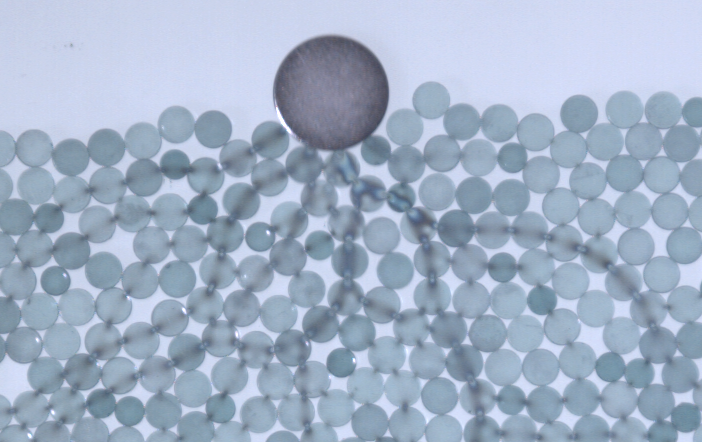
%> input picture DATA/dynamics_impact/frame_000014_crop.tiff, 702 x 442 px
$ octave PeGSDiskPrep.m   (GNU Octave 9; MATLAB toolbox functions it lacks are replaced by stand-ins)
%> lines starting %> are read from the running program, lines starting %| are printed output that depends on the picture
### image_process.m
function post_img = image_process(image)
    % Process the images captured in Askari's Lab
    %% image_process, Junyi Lin, Jun8 2023, Version 2.

    % Convert image to HSV color space
    hsvImage = rgb2hsv(image);

    % Decrease saturation
    hsvImage(:, :, 2) = hsvImage(:, :, 2) * 1.3; % Decrease saturation factor (e.g., 0.5)

    % Convert the image back to RGB color space
    processedImage = hsv2rgb(hsvImage);

    % Adjust exposure
    exposedImage = processedImage * 1.2; % Decrease exposure factor (e.g., 0.8)

    % Invert the image
    invertedImage = imcomplement(exposedImage);

    % Save
    post_img = invertedImage;
end

### PeGSDiskPrep.m
% Particle Detector, Neighbour finder and Contact validator that creates input files for my Photoelastic Disk Solver
% Particle Detection and Neigbour Finding Adapted from my Earlier Script (joCentersNonMonodisperse.m as of 2016/05/03)
% Photoelastic Disk Solver inspired from peDiskSolve by James Puckett (Phd-Thesis 2012) http://nile.physics.ncsu.edu

% If you use this please cite the follwoing paper
% K.E. Daniels, J. E. Kollmer & J. G. Puckett, "Photoelastic force measurements in granular materials", Rev. Sci. Inst. (201X)
% DOI: XXXXXX

% last edit on 2018/08/09 by Joshua Miller (jsmille9@ncsu.edu)

close all % Housekeeping
clear all % Housekeeping

%%%%%%%%%%%%%%%%%%%%%%%%%%%%%%%%%%%%%%%%%%%%%%%%%%%%%%%%%%%%%%%%%%%%%%%%%%%
%                           User defined values                           %
%%%%%%%%%%%%%%%%%%%%%%%%%%%%%%%%%%%%%%%%%%%%%%%%%%%%%%%%%%%%%%%%%%%%%%%%%%%

%Loading location defining
file_name = 'frame_000014_crop.tiff';
directory = 'DATA/dynamics_impact/';
files = dir([directory, file_name]); %Which files are we processing?

% Load the image to get its dimensions
img = imread([directory, file_name]);
%> img is the input picture: size 442x702x3 uint8; mean R, G, B 161.1, 176.8, 198.5
[imageHeight, imageWidth, ~] = size(img); % Get image dimensions
%> imageHeight = 442; imageWidth = 702

%files = dir('Centers*0001.txt'); %Alternatively, centers files can be loaded. This requires that both particle detections be flagged false however.
nFrames = length(files); %How many files are we processing ?

load_calibration = false; %Whether retrieve previous value set?
save_calibration = true; %Whether save values set defined here?

if load_calibration == true
    load([directory,file_name(1:end-4),'_config.mat']);
elseif load_calibration == false %Manually define values and save
    pxPerMeter = 0.01/37;
    verbose = true; %Generates lots of plots showing results

    % Hough Transform Values

    doParticleDetectionH = true; %Detect particles using Hough Transform?
    HoughDebug = false; %Debugs Hough Sensitivities so particles are found "better"

    DS = 0.0025; % How much should we adjust sensitivity if wrong number of particles are found
    RlargeH = [40 46]./2; %What radius (in pixels) range do we expect for the large discs?
    RsmallH = [30 36]./2; %What radius (in pixels) range do we expect for the small discs?
    SL = 0.94; %Sensitivity of the Hough Transform disc detetcor, exact value is Voodo magic...
    SS = 0.96; %Sensitivity of the Hough Transform disc detetcor, exact value is Voodo magic...

    NsmallH = 21; %Number of small discs. Only used in Hough Debug.
    NlargeH = 67; %Number of large discs. Only used in Hough Debug.
    % Convolution Method Values

    doParticleDetectionC = false; %Detect particles using convolution method?
    ConvDebug = false;

    RlargeC = 66; %What radius (in pixels) do we expect for the large discs?
    RsmallC = 47; %What radius (in pixels) do we expect for the small discs?
    %Note: The above can be input in a range ONLY if the ConvDebug is set to
    %Note: true. Otherwise, the program needs the radius that works.
    NsmallC = 15; %Number of small discs. Needed for Convolution.
    NlargeC = 14; %Number of large discs. Needed for Convolution.

    % Neighbour Finding Values

    findNeighbours = true;

    fsigma = 390.08; %photoelastic stress coefficient
    g2cal = 100; %Calibration Value for the g^2 method, can be computed by joG2cal.m
    dtol = 5; % How far away can the outlines of 2 particles be to still be considered Neighbours
    override = 293; % Self assign a value for the top wall for container detection

    contactG2Threshold = 3; %sum of g2 in a contact area larger than this determines a valid contact
    CR = 6; %radius around a contactact point that is checked for contact validation

    if save_calibration==true
        save([directory,file_name(1:end-4),'_config.mat']);
    end
end


%%%%%%%%%%%%%%%%%%%%%%%%%%%%%%%%%%%%%%%%%%%%%%%%%%%%%%%%%%%%%%%%%%%%%%%%%%%
%                 User Input Not Required Below This Line                 %
%%%%%%%%%%%%%%%%%%%%%%%%%%%%%%%%%%%%%%%%%%%%%%%%%%%%%%%%%%%%%%%%%%%%%%%%%%%


if HoughDebug
    imageFile = [directory,files(1).name]; %input filename
    img = imread(imageFile);
    Rimg = img(:,:,1);
    [SL, SS] = PeGSHoughDebug(Rimg, RlargeH, SL, RsmallH, SS, DS, NlargeH, NsmallH);

elseif ConvDebug
    imageFile = [directory,files(1).name]; %input filename
    img = imread(imageFile);
    [RsmallC, RlargeC, NlargeC, NsmallC] = PeGSConvDebug(img, RsmallC, NsmallC, RlargeC, NlargeC);

end


for frame = 1:nFrames %Loops for total number of images

    if doParticleDetectionH || doParticleDetectionC

        imageFile = [directory,files(frame).name]; %input filename
        img = image_process(imread(imageFile)); %read a color image that has particles in red and forces in green channel
%> in image_process, `hsvImage = rgb2hsv(image);`: hsvImage: size 442x702x3 double; mean H, S, V 0.599, 0.194, 0.778
%> in image_process, `hsvImage(:, :, 2) = hsvImage(:, :, 2) * 1.3;`: hsvImage: size 442x702x3 double; mean H, S, V 0.599, 0.252, 0.778
%> in image_process, `exposedImage = processedImage * 1.2;`:
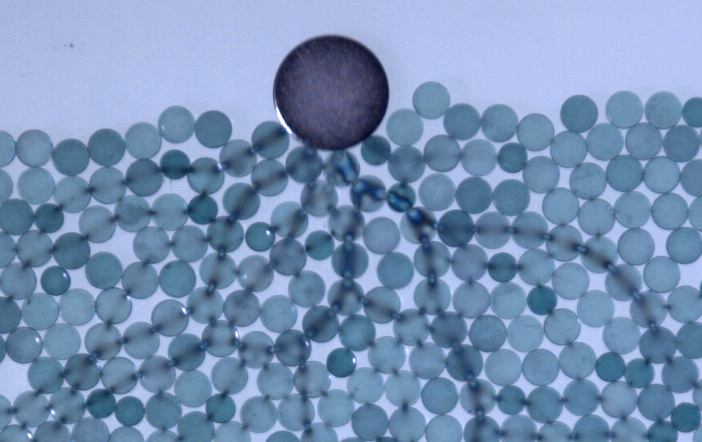
%> exposedImage: size 442x702x3 double; mean R, G, B 0.705, 0.802, 0.934; drawn with min black and max white
%> in image_process, `invertedImage = imcomplement(exposedImage);`:
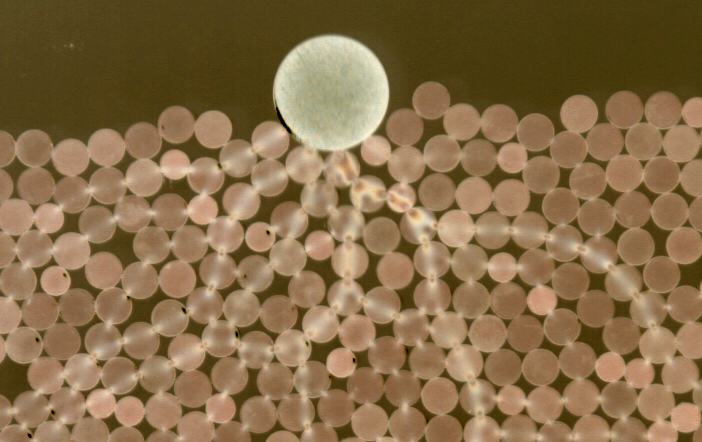
%> invertedImage: size 442x702x3 double; mean R, G, B 0.295, 0.198, 0.066; drawn with min black and max white
        Rimg = img(:,:,1); %particle image
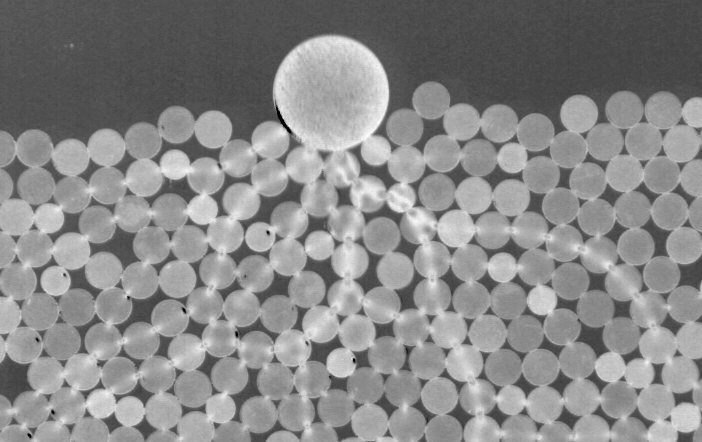
%> Rimg: size 442x702 double; min -0.2, max 0.725, mean 0.295; drawn with min black and max white
        Gimg = img(:,:,2); %force image

    else
        centersfile = [directory, files(frame).name]; %input filename
        gImgFile = [directory, 'Img',centersfile(8:end-3),'jpg'];  %adjusted force image filename
        rImgFile = [directory, 'Img',centersfile(8:end-3),'jpg'];  %adjusted force image filename
        Rimg = imread(rImgFile); %particle image
        Gimg = imread(gImgFile); %force image

    end

    Gimg = im2double(Gimg);
    Rimg = im2double(Rimg);
    Gimg = Gimg-0.5*Rimg;
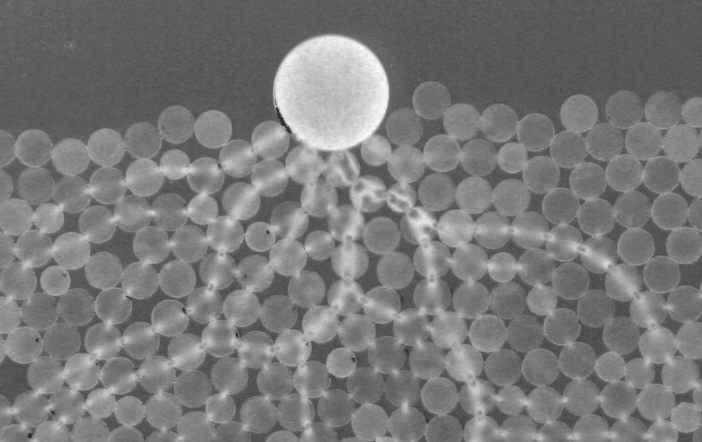
%> Gimg: size 442x702 double; min -0.213, max 0.344, mean 0.0511; drawn with min black and max white
    Gimg = Gimg.*(Gimg > 0);
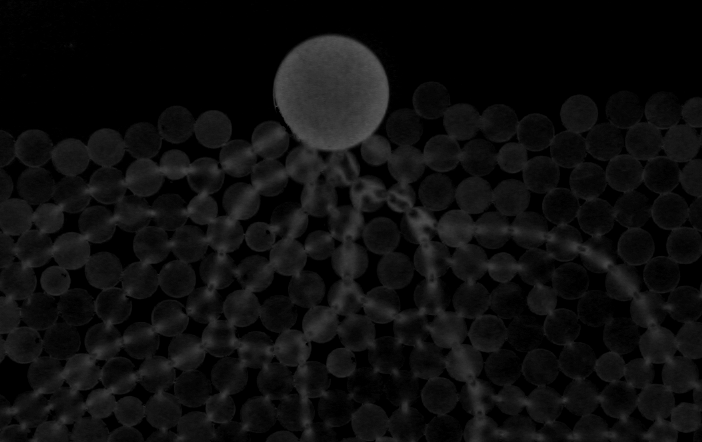
%> Gimg: size 442x702 double; min 0, max 0.344, mean 0.0562
    Gimg = imadjust(Gimg,stretchlim(Gimg));
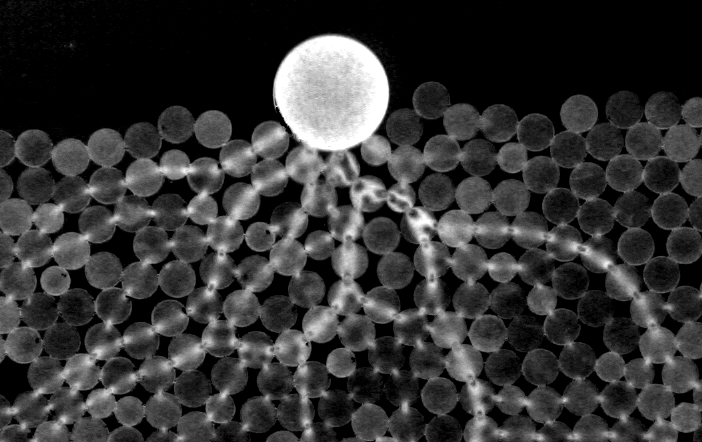
%> Gimg: size 442x702 double; min 0, max 1, mean 0.208

    if (verbose)
        figure(1); %Draw the particle Image
        imshow(Rimg);
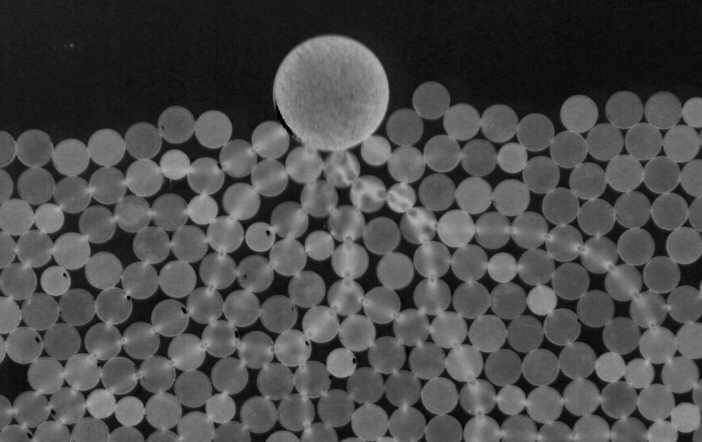
%> displayed picture: size 442x702, on the screen's scale of 0 to 255; min 0, max 185, mean 75.2

        figure(2); %Draw the Force Image
        imshow(Gimg);

    end

    if doParticleDetectionH

%> (the run ends here)

$ run again, with DATA/dynamics_impact/frame_000041_crop.tiff copied over DATA/dynamics_impact/frame_000014_crop.tiff
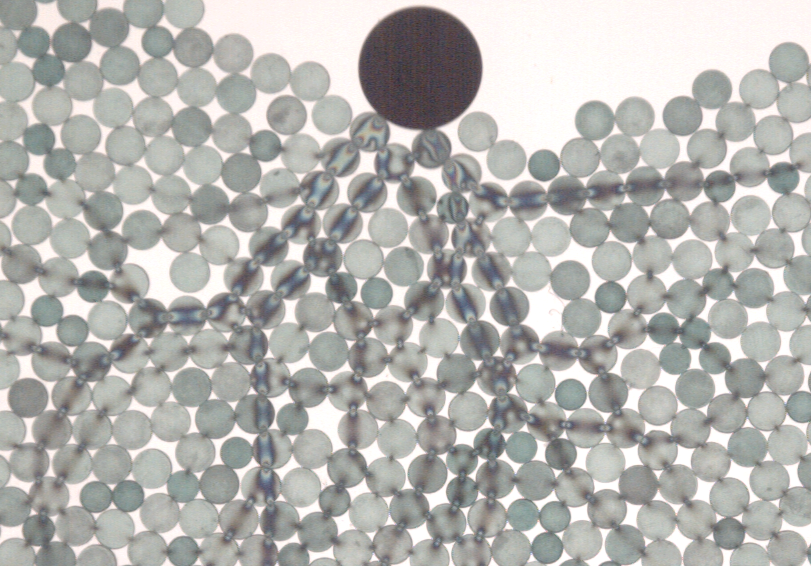
%> input picture DATA/dynamics_impact/frame_000041_crop.tiff, 811 x 566 px
%> img is the input picture: size 566x811x3 uint8; mean R, G, B 179.2, 179.1, 176
%> `Gimg = Gimg.*(Gimg > 0);`:
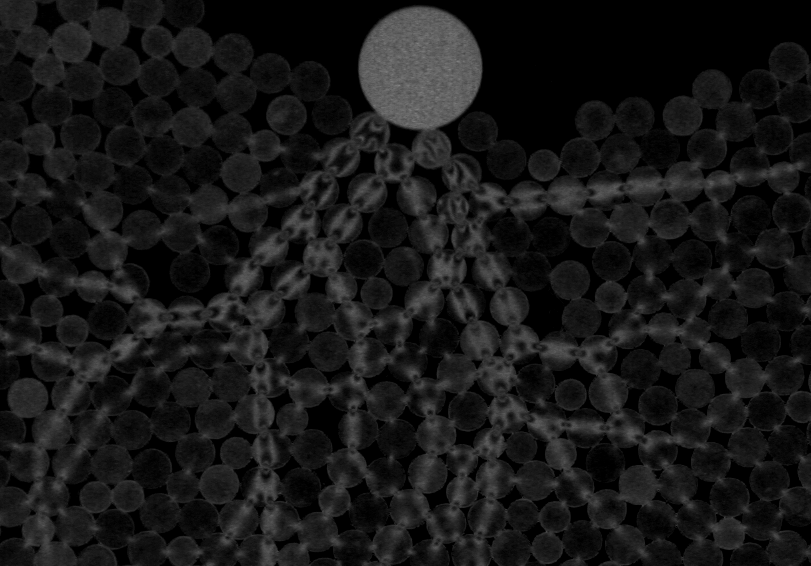
%> Gimg: size 566x811 double; min 0, max 0.517, mean 0.0935
%> `imshow(Rimg);`:
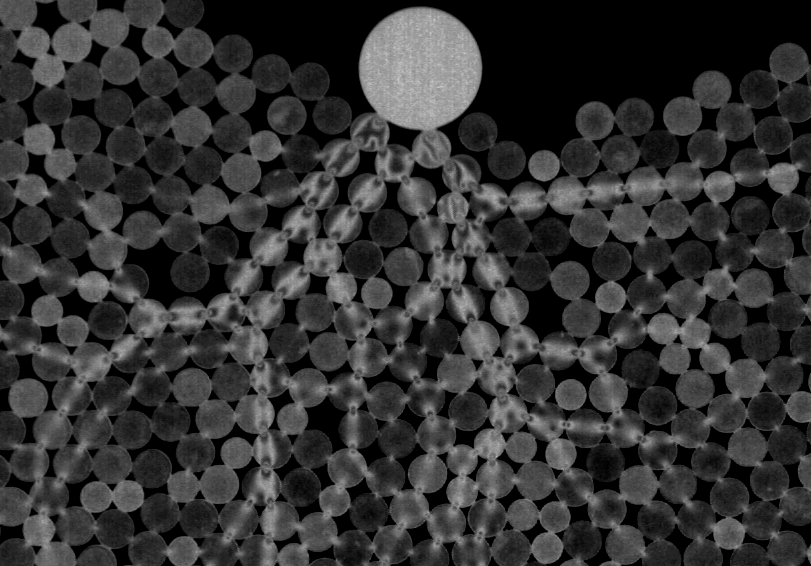
%> displayed picture: size 566x811, on the screen's scale of 0 to 255; min 0, max 208, mean 51.3
